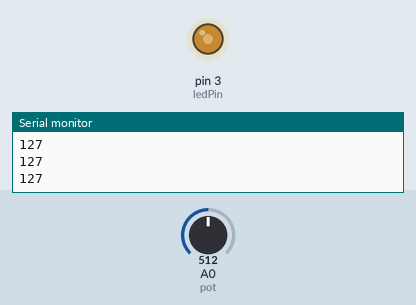
A sketch run on a simulated Arduino Uno, built with avr-gcc and run on an emulated ATmega328P. Parts: output pins drawn as LEDs (lit = HIGH), the last lines printed to the serial monitor. Inputs (shaded band) come from the test bench; at power-on: A0 (pot) = 512.

Above: at 1.2 s.
1.3 s: A0 (pot) set to 716
At 2.0 s:
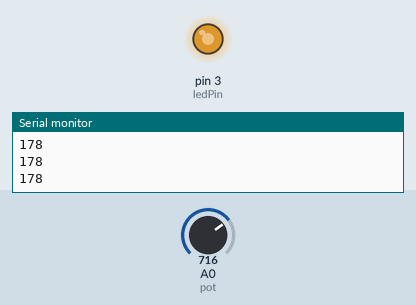
2.8 s: A0 (pot) set to 900
At 3.1 s:
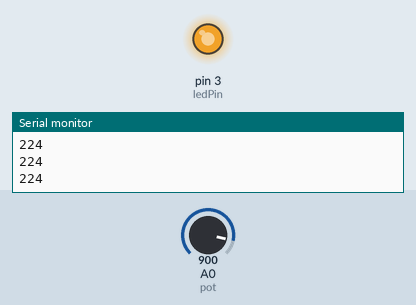
4.3 s: A0 (pot) set to 122
At 5.4 s:
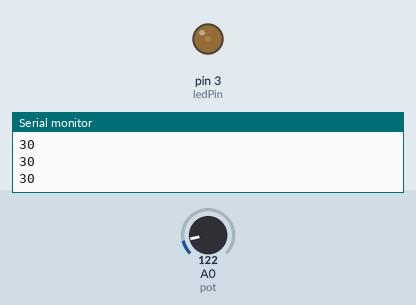
5.8 s: A0 (pot) set to 0
At 6.7 s:
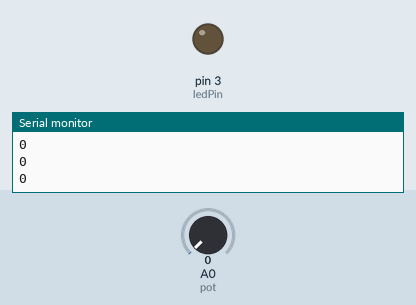
7.3 s: A0 (pot) set to 511
At 7.8 s:
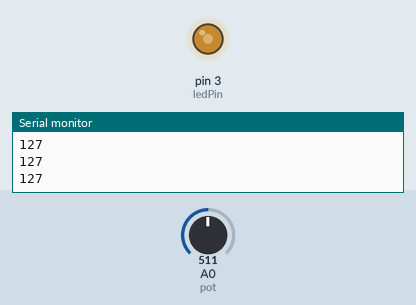
Timing chart, 0 to 9.8 s (numbered marks = the images above; inputs shaded):
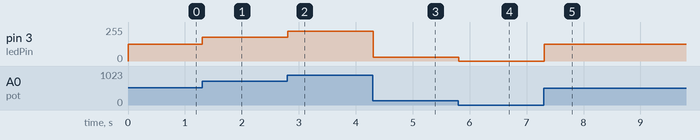

The sketch:

sketch_oct24a.ino
```cpp
int ledPin=3;
int pot = A0;


int value;
void setup() {
  // put your setup code here, to run once:
  Serial.begin(9600);
  pinMode(ledPin,OUTPUT);

}

void loop() {
  // put your main code here, to run repeatedly:

  value = analogRead(pot);
  value = map(value,0,1023,0,255);
  Serial.println(value);
  analogWrite(ledPin,value);
  delay(10);

}
```

Measured:
- after the input at 1.3 s, pin 3 (ledPin): 127/255 → 178/255 at once
- after the input at 2.8 s, pin 3 (ledPin): 178/255 → 224/255 at once
- after the input at 4.3 s, pin 3 (ledPin): 224/255 → 30/255 at once
- after the input at 5.8 s, pin 3 (ledPin): 30/255 → 0/255 at once
- after the input at 7.3 s, pin 3 (ledPin): 0/255 → 127/255 at once
